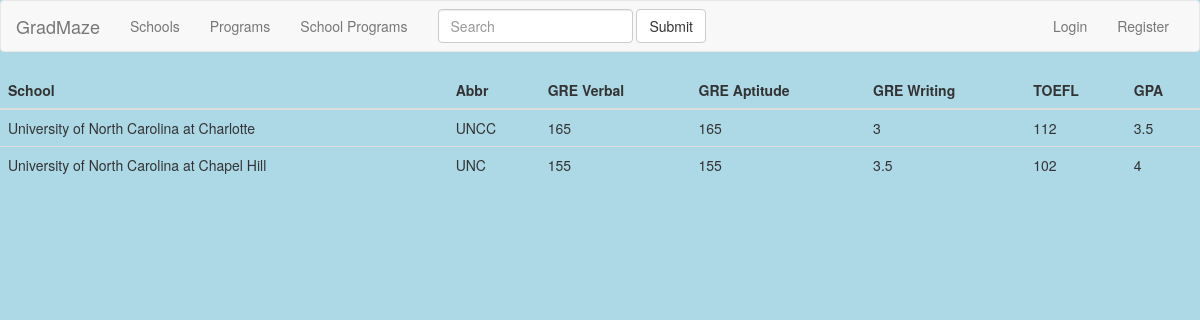
The app's page /GradMaze/detailschool/ with its own data.
### main/models.py (models this page shows, shortened)
class School(models.Model):
    name = models.CharField(max_length=50)
    abbr = models.CharField(max_length=5, null=True)
    greverbal = models.CharField(max_length=5, null=True)
    greapti = models.CharField(max_length=5, null=True)
    grewriting = models.CharField(max_length=5, null=True)
    toefl = models.CharField(max_length=5, null=True)
    gpa = models.CharField(max_length=5, null=True)

### main/views.py (the view)
class DetailSchoolListView(ListView):
    model = School
    template_name = 'detail_school_list.html'

### templates/detail_school_list.html (shortened to what this page needs)
{% extends "base.html" %}
{% block content %}
  <div class="table-responsive">
  <table class="table">
    <thead>
      <tr>
        <th>School</th>
        <th>Abbr</th>
        <th>GRE Verbal</th>
        <th>GRE Aptitude</th>
        <th>GRE Writing</th>
        <th>TOEFL</th>
        <th>GPA</th>
      </tr>
    </thead>
    <tbody>
      {% for school in object_list %}
      <tr>
        <td>{{ school.name }}</td>
        <td>{{ school.abbr }}</td>
        <td>{{ school.greverbal }}</td>
        <td>{{ school.greapti }}</td>
        <td>{{ school.grewriting }}</td>
        <td>{{ school.toefl }}</td>
        <td>{{ school.gpa }}</td>
      </tr>
      {% endfor %}
    </tbody>
  </table>
  </div>
{% endblock %}

### static/css/base.css (style rules this page uses)
html body { background-color: lightblue; }

### records on screen
School: name "University of North Carolina at Charlotte", abbr "UNCC", greverbal "165", greapti "165", grewriting "3", toefl "112", gpa "3.5"
School: name "University of North Carolina at Chapel Hill", abbr "UNC", greverbal "155", greapti "155", grewriting "3.5", toefl "102", gpa "4"
